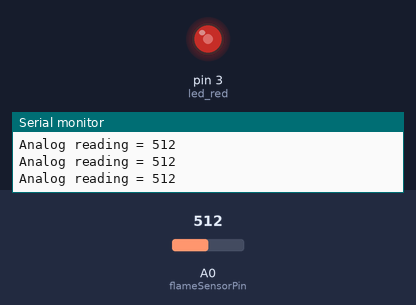
A sketch run on a simulated Arduino Uno, built with avr-gcc and run on an emulated ATmega328P. On the bench: output pins drawn as LEDs (lit = HIGH), the last lines printed to the serial monitor. Inputs (shaded band) come from the test bench; at power-on: A0 (flameSensorPin) = 512.

Above: at 1.2 s.
1.3 s: A0 (flameSensorPin) set to 107
At 2.1 s:
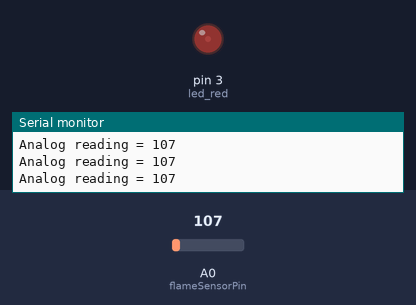
2.8 s: A0 (flameSensorPin) set to 94
At 3.9 s:
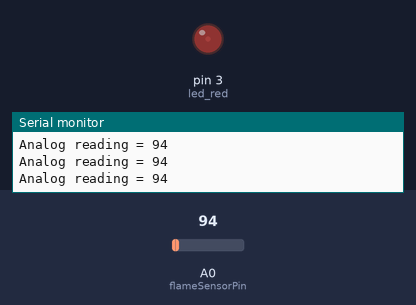
5.8 s: A0 (flameSensorPin) set to 11
At 6.7 s:
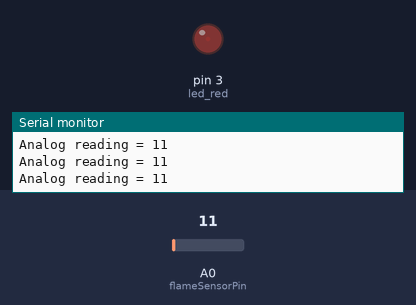
7.3 s: A0 (flameSensorPin) set to 8
10.3 s: A0 (flameSensorPin) set to 1023
At 11.5 s:
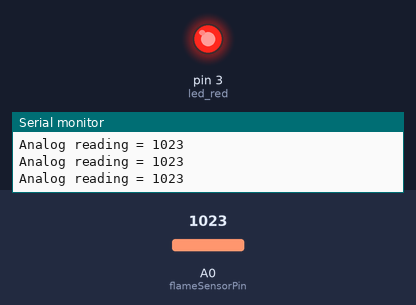
11.8 s: A0 (flameSensorPin) set to 990
At 13.1 s:
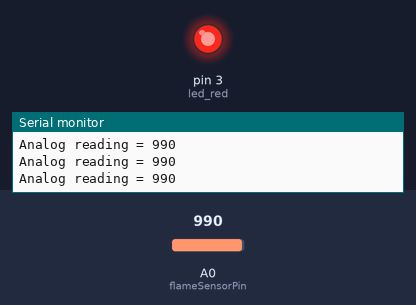
Timing chart, 0 to 14.3 s (numbered marks = the images above; inputs shaded):
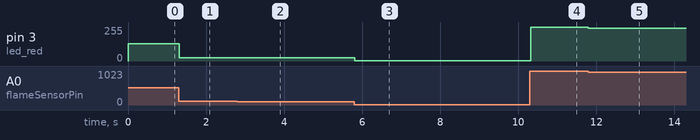

The sketch:

flame.ino
```cpp
int flameSensorPin = 0; // the cell and 10K pulldown are connected to a0
int led_red = 3;
int buzzer = 2;
int flameSensorReading[10]; // the analog reading from the analog resistor divider
int i = 0;
int fire = 0;

void setup(void) {
Serial.begin(9600);
}

void loop(void) {
flameSensorReading[i] = analogRead(flameSensorPin);
analogWrite(led_red, flameSensorReading[i]/4);
fire = 1;
for(int j = 0; j < 10; j++)
{
  if(flameSensorReading[j] == 0)
    fire = 0;
}
if(fire == 1)
  digitalWrite(buzzer, HIGH);
else
  digitalWrite(buzzer, LOW);
Serial.print("Analog reading = ");
Serial.println(flameSensorReading[i]); // the raw analog reading
delay(10);
i = i + 1;
i = i % 10;
}
```

Measured:
- after the input at 1.3 s, pin 3 (led_red): 128/255 → 26/255 at once
- after the input at 2.8 s, pin 3 (led_red): 26/255 → 23/255 at once
- after the input at 5.8 s, pin 3 (led_red): 23/255 → 2/255 at once
- after the input at 10.3 s, pin 3 (led_red): 2/255 → 255/255 at once
- after the input at 11.8 s, pin 3 (led_red): 255/255 → 247/255 at once
